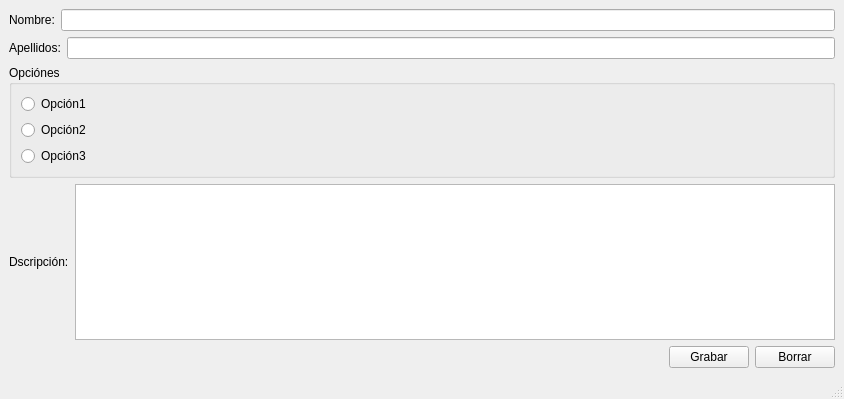
<?xml version="1.0" encoding="UTF-8"?>
<ui version="4.0">
 <class>MainWindow</class>
 <widget class="QMainWindow" name="MainWindow">
  <property name="geometry">
   <rect>
    <x>0</x>
    <y>0</y>
    <width>844</width>
    <height>399</height>
   </rect>
  </property>
  <property name="windowTitle">
   <string>MainWindow</string>
  </property>
  <widget class="QWidget" name="centralwidget">
   <layout class="QVBoxLayout" name="verticalLayout_4">
    <item>
     <layout class="QHBoxLayout" name="horizontalLayout_2">
      <item>
       <widget class="QLabel" name="label">
        <property name="text">
         <string>Nombre:</string>
        </property>
       </widget>
      </item>
      <item>
       <widget class="QLineEdit" name="lineEdit"/>
      </item>
     </layout>
    </item>
    <item>
     <layout class="QHBoxLayout" name="horizontalLayout_3">
      <item>
       <widget class="QLabel" name="label_2">
        <property name="text">
         <string>Apellidos:</string>
        </property>
       </widget>
      </item>
      <item>
       <widget class="QLineEdit" name="lineEdit_2"/>
      </item>
     </layout>
    </item>
    <item>
     <widget class="QGroupBox" name="">
      <property name="title">
       <string>Opciónes</string>
      </property>
      <layout class="QVBoxLayout" name="verticalLayout_3">
       <item>
        <widget class="QRadioButton" name="radioButton">
         <property name="text">
          <string>Opción1</string>
         </property>
        </widget>
       </item>
       <item>
        <widget class="QRadioButton" name="radioButton_2">
         <property name="text">
          <string>Opción2</string>
         </property>
        </widget>
       </item>
       <item>
        <widget class="QRadioButton" name="radioButton_3">
         <property name="text">
          <string>Opción3</string>
         </property>
        </widget>
       </item>
      </layout>
     </widget>
    </item>
    <item>
     <layout class="QHBoxLayout" name="horizontalLayout_4">
      <item>
       <widget class="QLabel" name="label_3">
        <property name="text">
         <string>Dscripción:</string>
        </property>
       </widget>
      </item>
      <item>
       <widget class="QTextEdit" name="textEdit"/>
      </item>
     </layout>
    </item>
    <item>
     <layout class="QHBoxLayout" name="horizontalLayout_5">
      <item>
       <spacer name="horizontalSpacer">
        <property name="orientation">
         <enum>Qt::Orientation::Horizontal</enum>
        </property>
        <property name="sizeType">
         <enum>QSizePolicy::Policy::Expanding</enum>
        </property>
        <property name="sizeHint" stdset="0">
         <size>
          <width>40</width>
          <height>20</height>
         </size>
        </property>
       </spacer>
      </item>
      <item>
       <widget class="QPushButton" name="pushButton">
        <property name="text">
         <string>Grabar</string>
        </property>
       </widget>
      </item>
      <item>
       <widget class="QPushButton" name="pushButton_2">
        <property name="text">
         <string>Borrar</string>
        </property>
       </widget>
      </item>
     </layout>
    </item>
   </layout>
  </widget>
  <widget class="QMenuBar" name="menubar">
   <property name="geometry">
    <rect>
     <x>0</x>
     <y>0</y>
     <width>844</width>
     <height>33</height>
    </rect>
   </property>
  </widget>
  <widget class="QStatusBar" name="statusbar"/>
 </widget>
 <resources/>
 <connections/>
</ui>
